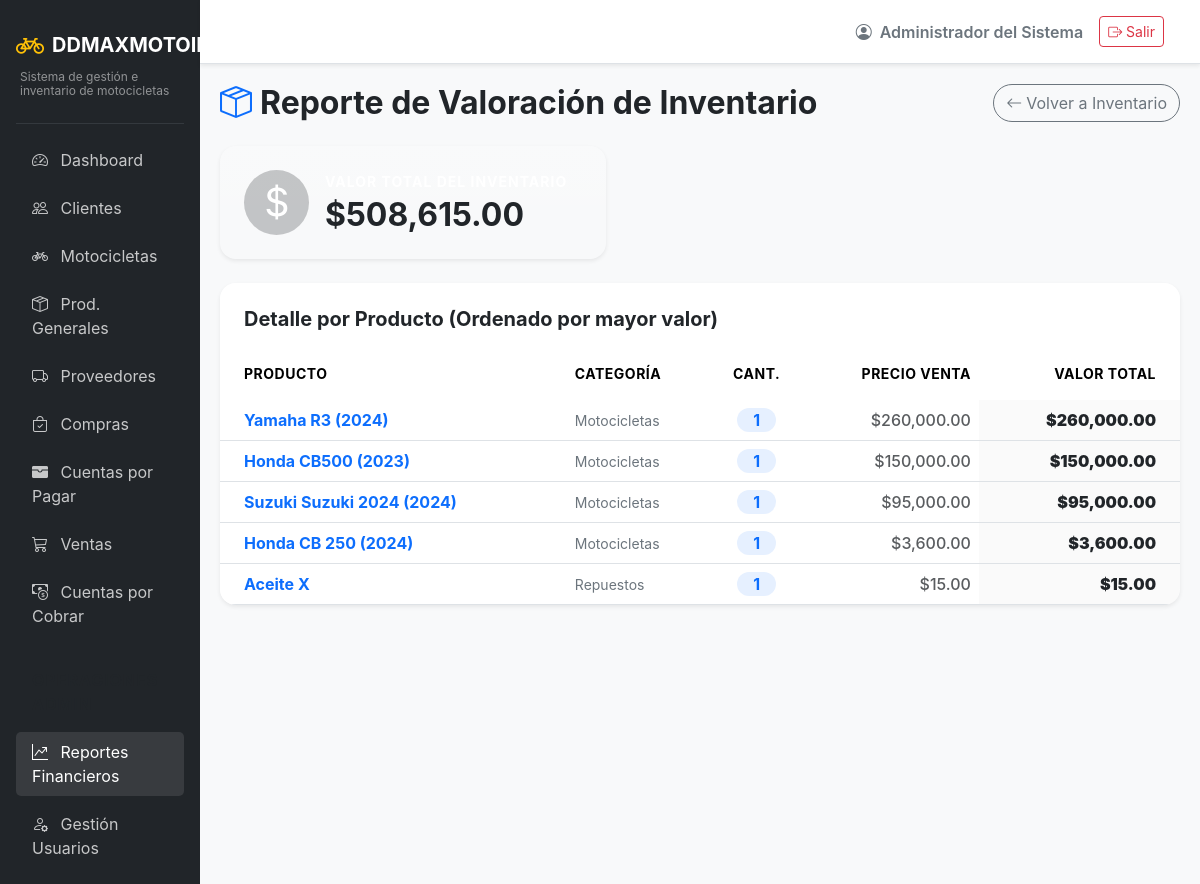
The page /reports/inventory (signed in) on the database its author committed.
### app/models/auth.py (models this page shows, shortened)
class Usuarios(UserMixin, db.Model):
    __tablename__ = 'usuarios'
    id = db.Column(db.Integer, primary_key=True)
    usuario = db.Column(db.String(50), unique=True, nullable=False)
    password_hash = db.Column(db.String(255), nullable=False)
    rol_id = db.Column(db.Integer, db.ForeignKey('roles.id'), nullable=False)
    estado = db.Column(db.String(20), default='activo') # activo/inactivo
    nombre = db.Column(db.String(100), nullable=False)
    created_at = db.Column(db.DateTime, default=datetime.utcnow)
    updated_at = db.Column(db.DateTime, default=datetime.utcnow, onupdate=datetime.utcnow)

### app/models/entities.py (models this page shows)
class Productos(db.Model):
    __tablename__ = 'productos'
    id = db.Column(db.Integer, primary_key=True)
    nombre = db.Column(db.String(150), nullable=False)
    categoria_id = db.Column(db.Integer, db.ForeignKey('categorias_producto.id'), nullable=False)
    precio = db.Column(db.Numeric(10, 2), nullable=False)
    stock = db.Column(db.Integer, default=0)
    estado = db.Column(db.String(20), default='disponible')
    created_at = db.Column(db.DateTime, default=datetime.utcnow)
    motocicleta = db.relationship('Motocicletas', backref='producto', uselist=False)

class CategoriasProducto(db.Model):
    __tablename__ = 'categorias_producto'
    id = db.Column(db.Integer, primary_key=True)
    nombre = db.Column(db.String(100), unique=True, nullable=False)
    descripcion = db.Column(db.String(255))
    productos = db.relationship('Productos', backref='categoria', lazy=True)

### app/routes/reports.py (the view)
@reports_bp.route('/inventory')
@admin_required
def inventory_report():
    from app.models.entities import Productos
    productos = Productos.query.filter_by(estado='disponible').all()
    inventario_valorado = []
    total_inventario = 0.0
    for p in productos:
        try:
            valor_total = float(p.precio) * 1.0
        except Exception:
            valor_total = 0.0
        inventario_valorado.append({
            'producto': p,
            'valor_total': valor_total
        })
        total_inventario += valor_total
    inventario_valorado.sort(key=lambda x: x['valor_total'], reverse=True)
    return render_template(
        'reports/inventory.html',
        inventario_valorado=inventario_valorado,
        total_inventario=total_inventario
    )

### app/models/auth.py (called while the page is built)
@login_manager.user_loader
def load_user(user_id):
    return db.session.get(Usuarios, int(user_id))

### app/routes/auth.py (called while the page is built)
def admin_required(f):
    @wraps(f)
    def decorated_function(*args, **kwargs):
        if not current_user.is_authenticated or current_user.rol.nombre.upper() not in ['ADMIN', 'ADMINISTRADOR']:
            flash('Acceso denegado. Se requiere nivel de administrador para esta acción.', 'danger')
            return redirect(url_for('main.dashboard'))
        return f(*args, **kwargs)
    return decorated_function

### app/templates/reports/inventory.html (shortened to what this page needs)
{% extends "base.html" %}
{% block content %}
<div class="d-flex justify-content-between align-items-center mb-4">
    <h2 class="fw-bold mb-0 text-dark">
        <i class="bi bi-box-seam text-primary me-2"></i>Reporte de Valoración de Inventario
    </h2>
    <a href="{{ url_for('inventory.list_motorcycles') }}" class="btn btn-outline-secondary rounded-pill">
        <i class="bi bi-arrow-left me-1"></i>Volver a Inventario
    </a>
</div>
<div class="row mb-4">
    <div class="col-md-5">
        <div class="card shadow-sm border-0 rounded-4 bg-gradient text-white" style="background: linear-gradient(135deg, #1f4037 0%, #99f2c8 100%);">
             <div class="card-body p-4 d-flex align-items-center">
                <div class="bg-dark bg-opacity-25 rounded-circle p-3 me-3 d-flex align-items-center justify-content-center" style="width: 65px; height: 65px;">
                    <i class="bi bi-currency-dollar fs-1 text-white"></i>
                </div>
                <div>
                    <p class="text-white small text-uppercase fw-bold mb-1" style="letter-spacing: 1px;">Valor Total del Inventario</p>
                    <h2 class="fw-bold mb-0 text-dark">${{ "{:,.2f}".format(total_inventario) }}</h2>
                </div>
            </div>
        </div>
    </div>
</div>
<div class="card border-0 shadow-sm rounded-4 overflow-hidden">
    <div class="card-header bg-white border-bottom-0 pt-4 pb-0 ps-4">
        <h5 class="fw-bold text-dark mb-0">Detalle por Producto (Ordenado por mayor valor)</h5>
    </div>
    <div class="card-body p-0 mt-3">
        <div class="table-responsive">
            <table class="table table-hover align-middle mb-0">
                <thead class="bg-light text-muted small text-uppercase" style="letter-spacing: 0.5px;">
                    <tr>
                        <th class="ps-4 py-3 border-0">Producto</th>
                        <th class="py-3 border-0">Categoría</th>
                        <th class="text-center py-3 border-0">Cant.</th>
                        <th class="text-end py-3 border-0">Precio Venta</th>
                        <th class="text-end pe-4 py-3 border-0">Valor Total</th>
                    </tr>
                </thead>
                <tbody class="border-top-0">
                    {% for item in inventario_valorado %}
                    <tr>
                        <td class="ps-4 fw-bold">
                            {% set motocicleta_id = item.producto.motocicleta.id if item.producto.motocicleta else 0 %}
                            <a href="{{ url_for('inventory.edit_motorcycle', id=motocicleta_id) }}" class="text-decoration-none">
                                {{ item.producto.nombre }}
                            </a>
                        </td>
                        <td>
                            <span class="text-secondary small">{{ item.producto.categoria.nombre }}</span>
                        </td>
                        <td class="text-center">
                            <span class="badge bg-primary bg-opacity-10 text-primary rounded-pill px-3 py-1 fw-bold fs-6">
                                1
                            </span>
                        </td>
                        <td class="text-end text-muted fw-medium">
                            ${{ "{:,.2f}".format(item.producto.precio) }}
                        </td>
                        <td class="text-end pe-4 fw-black text-dark fs-6" style="background-color: rgba(0,0,0,0.02);">
                            ${{ "{:,.2f}".format(item.valor_total) }}
                        </td>
                    </tr>
                    {% endfor %}
                </tbody>
            </table>
        </div>
    </div>
</div>
{% endblock %}

### app/templates/base.html (shortened to what this page needs)
<!DOCTYPE html>
<html lang="es">
<head>
    <link href="https://cdn.jsdelivr.net/npm/bootstrap@5.3.2/dist/css/bootstrap.min.css" rel="stylesheet">
    <link href="https://cdn.jsdelivr.net/npm/bootstrap-icons@1.11.1/font/bootstrap-icons.css" rel="stylesheet">
</head>
<body>
    <div class="container-fluid p-0">
        <div class="row g-0">
            <div class="col-md-2 sidebar d-none d-md-block p-3">
                <a href="{{ url_for('main.dashboard') }}" class="text-decoration-none d-flex flex-column mb-4 mt-2">
                    <div class="d-flex align-items-center">
                        <i class="bi bi-bicycle fs-3 text-warning me-2"></i>
                        <span class="fs-5 text-white fw-bold">DDMAXMOTOIMPORT</span>
                    </div>
                    <div class="text-white-50 mt-1 ps-1" style="font-size: 0.75rem; line-height: 1.2;">Sistema de gestión e inventario de motocicletas</div>
                </a>
                <hr class="text-secondary">
                <ul class="nav flex-column gap-2">
                    <li class="nav-item">
                        <a class="nav-link {% if request.endpoint and request.endpoint.startswith('main.') %}active{% endif %}" href="{{ url_for('main.dashboard') }}">
                            <i class="bi bi-speedometer2 me-2"></i> Dashboard
                        </a>
                    </li>
                    <li class="nav-item">
                        <a class="nav-link {% if request.endpoint and request.endpoint.startswith('clients.') %}active{% endif %}" href="{{ url_for('clients.list_clients') }}">
                            <i class="bi bi-people me-2"></i> Clientes
                        </a>
                    </li>
                    <li class="nav-item">
                        <a class="nav-link {% if request.endpoint and request.endpoint.startswith('inventory.') and 'product' not in request.endpoint %}active{% endif %}" href="{{ url_for('inventory.list_motorcycles') }}">
                            <i class="bi bi-bicycle me-2"></i> Motocicletas
                        </a>
                    </li>
                    <li class="nav-item">
                        <a class="nav-link {% if request.endpoint and request.endpoint.startswith('inventory.') and 'product' in request.endpoint %}active{% endif %}" href="{{ url_for('inventory.list_products') }}">
                            <i class="bi bi-box-seam me-2"></i> Prod. Generales
                        </a>
                    </li>
                    <li class="nav-item">
                        <a class="nav-link {% if request.endpoint and request.endpoint.startswith('suppliers.') %}active{% endif %}" href="{{ url_for('suppliers.list_suppliers') }}">
                            <i class="bi bi-truck me-2"></i> Proveedores
                        </a>
                    </li>
                    <li class="nav-item">
                        <a class="nav-link {% if request.endpoint and request.endpoint.startswith('purchases.') %}active{% endif %}" href="{{ url_for('purchases.list_purchases') }}">
                            <i class="bi bi-bag-check me-2"></i> Compras
                        </a>
                    </li>
                    <li class="nav-item">
                        <a class="nav-link {% if request.endpoint and request.endpoint.startswith('payables.') %}active{% endif %}" href="{{ url_for('payables.list_accounts') }}">
                            <i class="bi bi-wallet-fill me-2"></i> Cuentas por Pagar
                        </a>
                    </li>
                    <li class="nav-item">
                        <a class="nav-link {% if request.endpoint and request.endpoint.startswith('sales.') %}active{% endif %}" href="{{ url_for('sales.list_sales') }}">
                            <i class="bi bi-cart3 me-2"></i> Ventas
                        </a>
                    </li>
                    <li class="nav-item">
                        <a class="nav-link {% if request.endpoint and request.endpoint.startswith('accounts.') %}active{% endif %}" href="{{ url_for('accounts.list_accounts') }}">
                            <i class="bi bi-cash-coin me-2"></i> Cuentas por Cobrar
                        </a>
                    </li>
                    {% if current_user.is_authenticated and current_user.rol.nombre|upper in ['ADMIN', 'ADMINISTRADOR'] %}
                    <li class="nav-item mt-3">
                        <span class="nav-link text-uppercase small fw-bold text-muted" style="letter-spacing: 1px;">Operaciones Admin</span>
                    </li>
                    <li class="nav-item">
                        <a class="nav-link {% if request.endpoint and request.endpoint.startswith('reports.') %}active{% endif %}" href="{{ url_for('reports.sales_report') }}">
                            <i class="bi bi-graph-up-arrow me-2"></i> Reportes Financieros
                        </a>
                    </li>
                    <li class="nav-item">
                        <a class="nav-link" href="#" onclick="alert('Módulo de usuarios en desarrollo'); return false;">
                            <i class="bi bi-person-gear me-2"></i> Gestión Usuarios
                        </a>
                    </li>
                    {% endif %}
                </ul>
            </div>
            <div class="col-md-10 d-flex flex-column vh-100">
                <nav class="navbar navbar-expand-lg navbar-light bg-white border-bottom shadow-sm px-4 py-3">
                    <div class="container-fluid">
                        <div class="ms-auto d-flex align-items-center">
                            <span class="me-3 fw-semibold text-secondary">
                                <i class="bi bi-person-circle me-1"></i> {{ current_user.nombre }}
                            </span>
                            <a href="{{ url_for('auth.logout') }}" class="btn btn-outline-danger btn-sm">
                                <i class="bi bi-box-arrow-right"></i> Salir
                            </a>
                        </div>
                    </div>
                </nav>
                <main class="content-area flex-grow-1 overflow-auto">
                    {% block content %}{% endblock %}
                </main>
            </div>
        </div>
    </div>
</body>
</html>

### app/templates/base.html (style rules this page uses)
body { background-color: #f8f9fa; font-family: 'Inter', sans-serif; }
.sidebar { background-color: #212529; min-height: 100vh; color: #fff; }
.sidebar .nav-link { color: rgba(255,255,255,.75); transition: 0.3s; }
.sidebar .nav-link:hover, .sidebar .nav-link.active { color: #fff; background: rgba(255,255,255,.1); border-radius: 5px; }
.content-area { padding: 20px; }

### app/templates/reports/inventory.html (style rules this page uses)
.fw-black { font-weight: 900; }

### rows shown on the page
Usuarios: nombre "Administrador del Sistema"
Productos: producto.nombre "Yamaha R3 (2024)", producto.precio "260,000.00"
CategoriasProducto: producto.categoria.nombre "Motocicletas" "Motocicletas" "Motocicletas" "Motocicletas"
Productos: producto.nombre "Honda CB500 (2023)", producto.precio "150,000.00"
Productos: producto.nombre "Suzuki Suzuki 2024 (2024)", producto.precio "95,000.00"
Productos: producto.nombre "Honda CB 250 (2024)", producto.precio "3,600.00"
Productos: producto.nombre "Aceite X", producto.precio "15.00"
CategoriasProducto: producto.categoria.nombre "Repuestos"

### other values the page prints
{{ "{:,.2f}".format(total_inventario) }} "508,615.00"
{{ "{:,.2f}".format(item.valor_total) }} "260,000.00" "150,000.00" "95,000.00" "3,600.00" "15.00"
